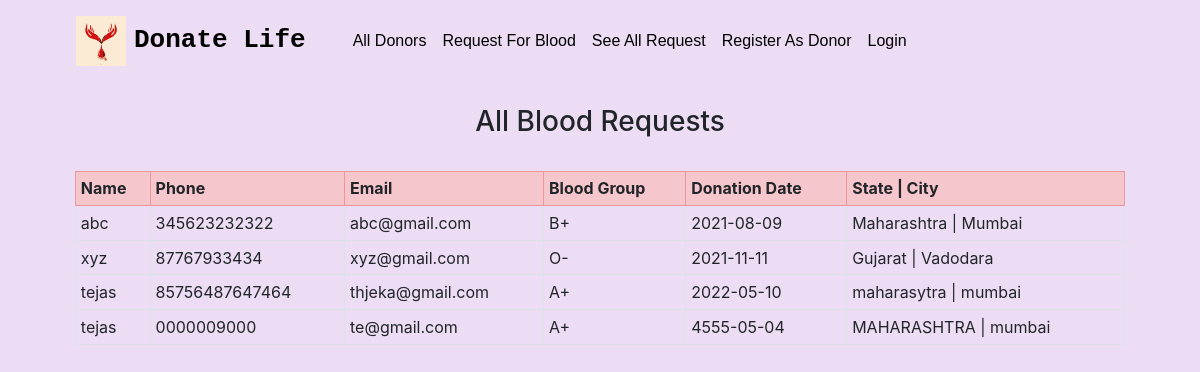
The app's page /see_all_request/ with its own data.
### home/models.py (models this page shows, shortened)
class RequestBlood(models.Model):
    name = models.CharField(max_length=100)
    email = models.EmailField()
    phone = models.CharField(max_length=20)
    state = models.CharField(max_length=200, blank=True)
    city = models.CharField(max_length=300, blank=True)
    address = models.CharField(max_length=500, blank=True)
    blood_group = models.ForeignKey(BloodGroup, on_delete=models.CASCADE)
    date = models.CharField(max_length=100, blank=True)

class BloodGroup(models.Model):
    name = models.CharField(max_length=5)
    def __str__(self):
        return self.name

### home/views.py (the view)
# urls.py: path("see_all_request/", views.see_all_request, name="see_all_request"),
def see_all_request(request):
    requests = RequestBlood.objects.all()
    return render(request, "see_all_request.html", {'requests':requests})

### home/templates/see_all_request.html (shortened to what this page needs)
{% extends 'base.html' %}
{% block body %}
<div class="container">
{% if requests %}
<h3 class="text-center">All Blood Requests</h3>
<br>
<table class="table table-sm table-bordered">
  <tr class="table-danger">
    <th>Name</th>
    <th>Phone</th>
    <th>Email</th>
    <th>Blood Group</th>
    <th>Donation Date</th>
    <th>State | City</th>
  </tr>
  {% for i in requests %}
    <tr>
      <td>{{i.name}}</td>
      <td>{{i.phone}}</td>
      <td>{{i.email}}</td>
      <td>{{i.blood_group}}</td>
      <td>{{i.date}}</td>
      <td>{{i.state}} | {{i.city}}</td>
    </tr>
  {% endfor %}
</table>
{% else %}
<h2>No Blood Request Available</h2>
{% endif %}
</div>
{% endblock %}

### records on screen
RequestBlood: name "abc", phone "345623232322", email "abc@gmail.com", blood_group "B+", date "2021-08-09", state "Maharashtra", city "Mumbai"
RequestBlood: name "xyz", phone "87767933434", email "xyz@gmail.com", blood_group "O-", date "2021-11-11", state "Gujarat", city "Vadodara"
RequestBlood: name "tejas", phone "85756487647464", email "thjeka@gmail.com", blood_group "A+", date "2022-05-10", state "maharasytra", city "mumbai"
RequestBlood: name "tejas", phone "0000009000", email "te@gmail.com", blood_group "A+", date "4555-05-04", state "MAHARASHTRA", city "mumbai"
